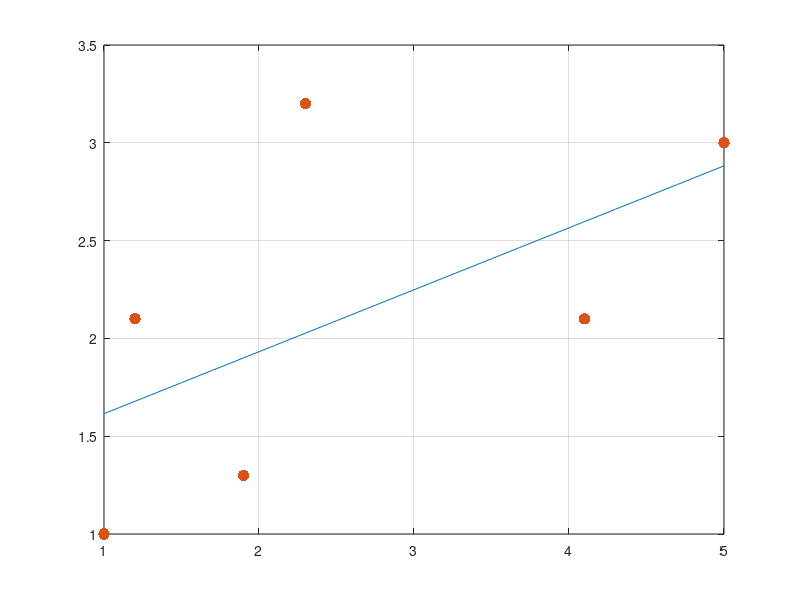

Reproduce this figure in MATLAB.
x=[1 1.2 1.9 2.3 4.1 5];
y=[1 2.1 1.3 3.2 2.1 3];

A=[1 1;1 1.2; 1 1.9; 1 2.3;1 4.1; 1 5];
Y=[1; 2.1; 1.3; 3.2; 2.1; 3];
C=inv(A'*A)*A'*Y
t=1:.1:5;
recta=C(1)+C(2)*t;
plot(t,recta,x,y,'.','markersize',25);grid;
